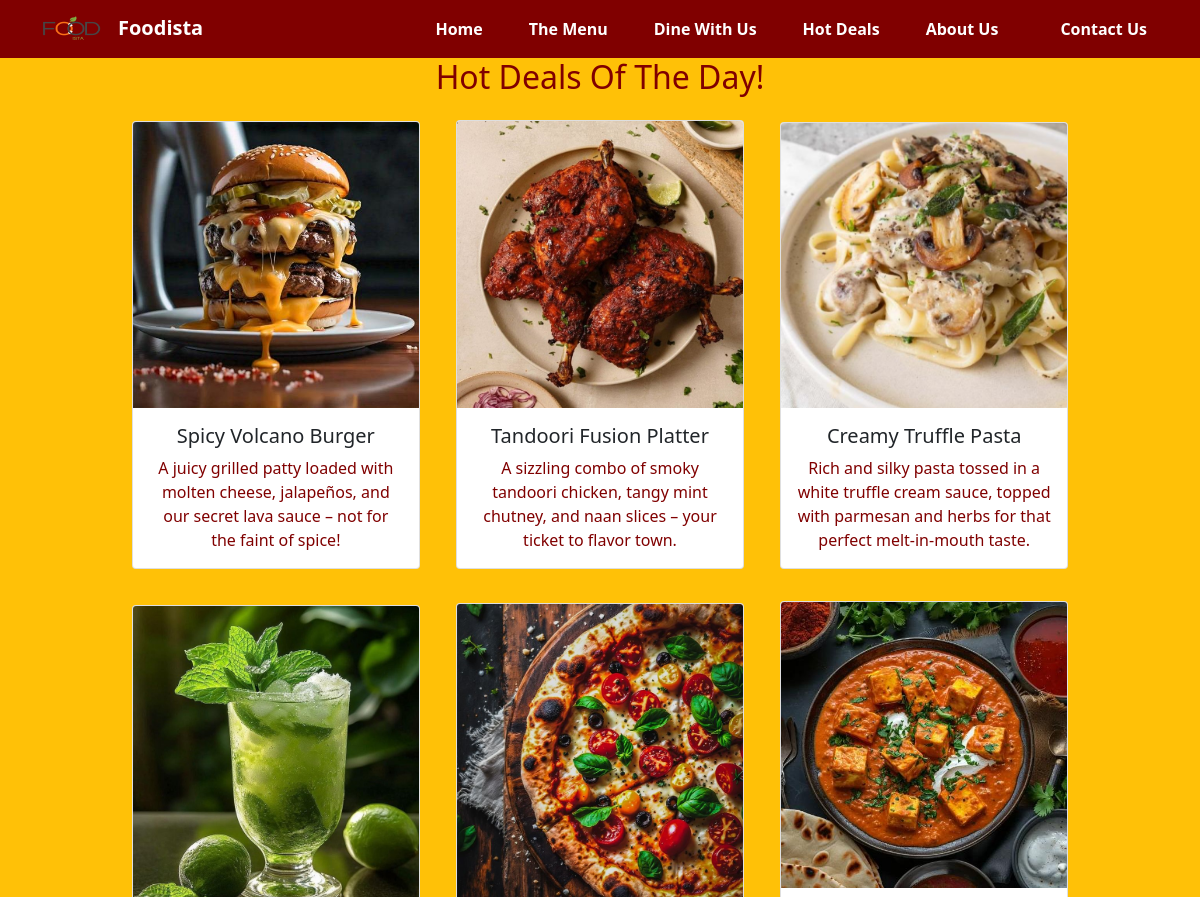
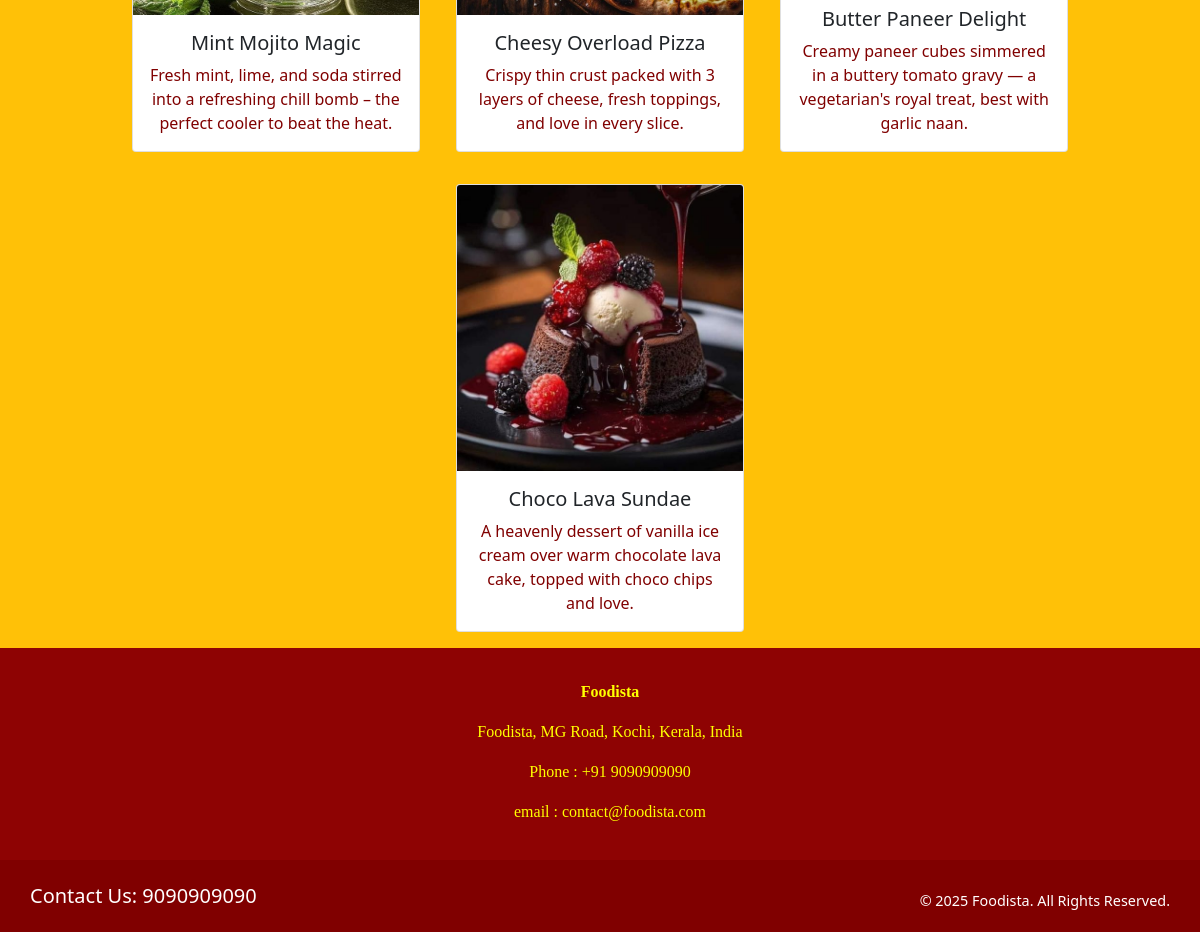
Page /deals on the committed database (2 pictures, top to bottom).
### home/models.py (models this page shows)
class deals(models.Model):
    food_name = models.CharField(max_length=100)
    food_desc = models.CharField(max_length=255)
    food_image = models.ImageField(upload_to='deals')

### home/views.py (the view)
# urls.py: path('deals', views.dealss,name='deals'),
def dealss(request):
    dict_deals={
        'deals':deals.objects.all()
      }
    return render(request,'deal.html',dict_deals)

### templates/deal.html (shortened to what this page needs)
{% extends 'base.html' %}
{% load static%}
    {% block content %}
     <div class="container-fluid text-center bg-warning">
    <h2 class="text-center">Hot Deals Of The Day!</h2>
        {% for d in deals%}
        <div class="card text-center mx-3 my-3" style="width: 18rem; display:inline-block">
  <img src="{{d.food_image.url}}" class="card-img-top" alt="...">
  <div class="card-body">
    <h5 class="card-title">{{d.food_name}}</h5>
    <p class="card-text">{{d.food_desc}}</p>
  </div>
</div>
        {% endfor %}
         </div>
    {%  endblock %}

### templates/base.html (shortened to what this page needs)
{% load static %}
<!DOCTYPE html>
<html lang="en">
<head>
  <link href="https://cdn.jsdelivr.net/npm/bootstrap@5.1.3/dist/css/bootstrap.min.css" rel="stylesheet">
  <link href="https://use.fontawesome.com/releases/v5.15.4/css/all.css" rel="stylesheet">
</head>
<body>
  <nav class="navbar navbar-expand-md ">
    <div class="container ">
      <a class="navbar-brand fw-bold " href="#">
         <img src="{% static 'images/logo.png' %}" alt="Logo" width="80" height="30" class="me-2">Foodista</a>
      <div class="collapse navbar-collapse justify-content-end " id="navbarNav">
        <ul class="navbar-nav fw-bold ">
          <li class="nav-item"><a class="nav-link" href="{% url 'Home'%}">Home</a></li>
          <li class="nav-item"><a class="nav-link" href="{% url 'menu' %}">The Menu</a></li>
          <li class="nav-item"><a class="nav-link" href="{% url 'booking'%}">Dine With Us</a></li>
          <li class="nav-item"><a class="nav-link" href="{% url 'deals'%}">Hot Deals</a></li>
          <li class="nav-item"><a class="nav-link" href="{% url 'about'%}">About Us</a></li>
          <li class="nav-item mx-3 me-0"><a class="nav-link" href="{% url 'contact'%}">Contact Us</a></li>
        </ul>
      </div>
    </div>
  </nav>
{% block content %}
 {%  endblock %}
 <div class="first">
        <p><b>Foodista</b></p>
      <p>  Foodista, MG Road, Kochi, Kerala, India</p>
       <p>Phone : +91 9090909090</p>
       <p>  email : contact@foodista.com
             </p></div>
  <footer class="pt-4 pb-3 ">
    <div class="container">
      <div class="row align-items-center">
        <div class="col-md-8 text-center text-md-start">
          <h5>Contact Us: 9090909090</h5>
        </div>
        <div class="col-md-4 text-center text-md-end footer-bottom">
          &copy; 2025 Foodista. All Rights Reserved.
        </div>
      </div>
    </div>
  </footer>
</body>
</html>

### templates/base.html (style rules this page uses)
html, body { height: 100%; margin: 0; }
body { font-family: 'Segoe UI', Tahoma, Geneva, Verdana, sans-serif; background-color: #fffaf5; display: flex; flex-direction: column; }
.container { padding: 0 0px; }
.navbar { background-color: #800000; }
.navbar-brand, .nav-link { color: white !important; }
.nav-link { margin: 0 15px; }
.first { text-align:center; font-family: 'Times New Roman', Times, serif; font-size: medium; height: 350px; background-color:rgb(142, 3, 3); color:yellow; }
.first p { margin-top: 2px; margin-left: 20px; color: yellow !important; }
.first { padding-top: 30px; padding-bottom: 20px; }
footer { background-color: #800000; color: #fff; padding-top: 10px; padding-bottom: 10px 0; margin-top: auto; }
.footer-bottom { font-size: 0.9rem; }
h2, p { color: #800000; }

### templates/deal.html (style rules this page uses)
.card { transition: 1s; }

### rows in the picture
deals: food_image (picture), food_name "Spicy Volcano Burger", food_desc "A juicy grilled patty loaded with molten cheese, jalapeños, and our secret lava sauce – not for the faint of spice!"
deals: food_image (picture), food_name "Tandoori Fusion Platter", food_desc "A sizzling combo of smoky tandoori chicken, tangy mint chutney, and naan slices – your ticket to flavor town."
deals: food_image (picture), food_name "Creamy Truffle Pasta", food_desc "Rich and silky pasta tossed in a white truffle cream sauce, topped with parmesan and herbs for that perfect melt-in-mouth taste."
deals: food_image (picture), food_name "Mint Mojito Magic", food_desc "Fresh mint, lime, and soda stirred into a refreshing chill bomb – the perfect cooler to beat the heat."
deals: food_image (picture), food_name "Cheesy Overload Pizza", food_desc "Crispy thin crust packed with 3 layers of cheese, fresh toppings, and love in every slice."
deals: food_image (picture), food_name "Butter Paneer Delight", food_desc "Creamy paneer cubes simmered in a buttery tomato gravy — a vegetarian's royal treat, best with garlic naan."
deals: food_image (picture), food_name "Choco Lava Sundae", food_desc "A heavenly dessert of vanilla ice cream over warm chocolate lava cake, topped with choco chips and love."
